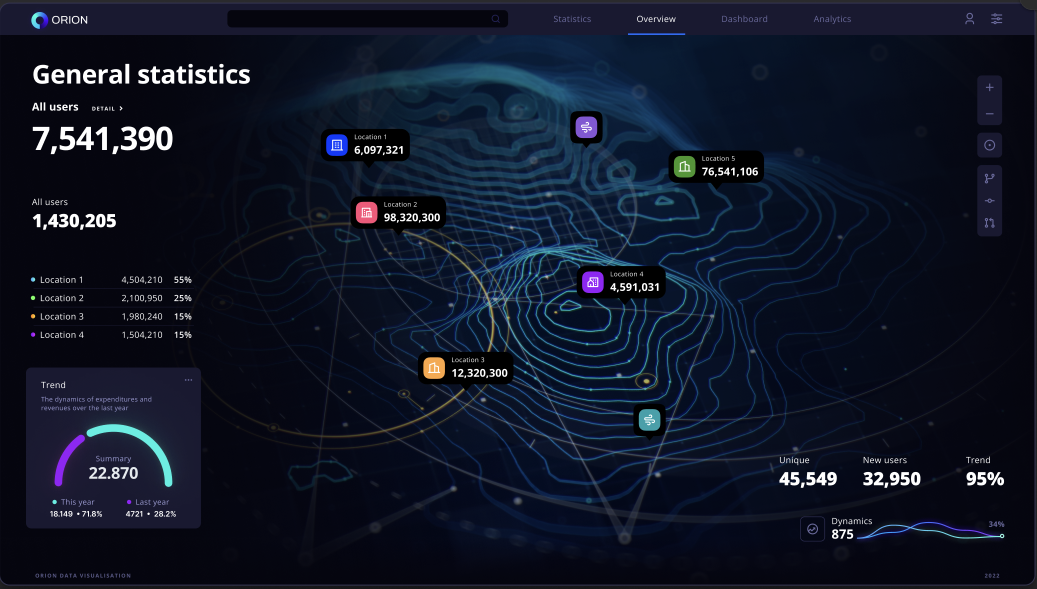
#> input picture scripts/target_design.png, 2074 x 1178 px (shown at 1/2 size)
$ python structural_analysis.py
#> lines starting #> are read from the running program, lines starting #| are printed output that depends on the picture; after the words box and inside, x2 and y2 are one past the last pixel; in counts of white or black regions, pixels touching at a corner belong together
#!/usr/bin/env python3
"""
Structural Analysis Script for Terrain Background SVG Implementation
Step 1.2: Identify major terrain features and spatial relationships
"""

import numpy as np
from PIL import Image, ImageDraw, ImageFilter
import json
import matplotlib.pyplot as plt
from sklearn.cluster import DBSCAN
from scipy import ndimage
from scipy.spatial.distance import pdist, squareform
import cv2
import os

class NumpyEncoder(json.JSONEncoder):
    """Custom JSON encoder for numpy types"""
    def default(self, obj):
        if isinstance(obj, np.integer):
            return int(obj)
        elif isinstance(obj, np.floating):
            return float(obj)
        elif isinstance(obj, np.ndarray):
            return obj.tolist()
        return super().default(obj)

def load_and_preprocess_image(image_path):
    """Load and preprocess the target design image for structural analysis"""
    image = Image.open(image_path)
    image = image.convert('RGB')

    # Convert to numpy array
    image_array = np.array(image)

    # Create grayscale version for edge detection
    gray = np.dot(image_array[...,:3], [0.2989, 0.5870, 0.1140])

    return image, image_array, gray

def detect_contour_lines(image_array, gray):
    """Detect and extract contour lines from the image"""
    # Apply edge detection to find contour lines
    # Using Canny edge detection
    edges = cv2.Canny(np.uint8(gray), 50, 150)

    # Find contours
    contours, _ = cv2.findContours(edges, cv2.RETR_EXTERNAL, cv2.CHAIN_APPROX_SIMPLE)

    # Filter contours by size and shape
    significant_contours = []
    for contour in contours:
        area = cv2.contourArea(contour)
        if area > 100:  # Filter out very small contours
            # Calculate contour properties
            perimeter = cv2.arcLength(contour, True)
            if perimeter > 0:
                circularity = 4 * np.pi * area / (perimeter * perimeter)
                significant_contours.append({
                    'contour': contour,
                    'area': area,
                    'perimeter': perimeter,
                    'circularity': circularity,
                    'centroid': tuple(np.mean(contour.reshape(-1, 2), axis=0).astype(int))
                })

    return significant_contours, edges

def identify_terrain_features(image_array, contours):
    """Identify specific terrain features from contours"""
    features = {
        'peaks': [],
        'valleys': [],
        'ridges': [],
        'major_contours': [],
        'secondary_contours': []
    }

    # Sort contours by area (largest first)
    sorted_contours = sorted(contours, key=lambda x: x['area'], reverse=True)

    for i, contour_data in enumerate(sorted_contours):
        contour = contour_data['contour']
        area = contour_data['area']
        circularity = contour_data['circularity']
        centroid = contour_data['centroid']

        # Classify based on size and shape
        if area > 5000:  # Large features
            if circularity > 0.7:  # More circular = likely peak/valley
                features['peaks'].append({
                    'type': 'peak',
                    'centroid': centroid,
                    'area': area,
                    'circularity': circularity,
                    'contour_points': contour.reshape(-1, 2).tolist(),
                    'classification': 'major'
                })
            else:  # Less circular = likely ridge
                features['ridges'].append({
                    'type': 'ridge',
                    'centroid': centroid,
                    'area': area,
                    'circularity': circularity,
                    'contour_points': contour.reshape(-1, 2).tolist(),
                    'classification': 'major'
                })
            features['major_contours'].append(contour_data)
        elif area > 1000:  # Medium features
            features['secondary_contours'].append({
                'type': 'secondary_contour',
                'centroid': centroid,
                'area': area,
                'circularity': circularity,
                'contour_points': contour.reshape(-1, 2).tolist(),
                'classification': 'secondary'
            })

    return features

def analyze_contour_density(image_array, contours):
    """Analyze contour line density patterns across the image"""
    height, width = image_array.shape[:2]

    # Create density grid
    grid_size = 50
    density_grid = np.zeros((height // grid_size + 1, width // grid_size + 1))

    # Count contours in each grid cell
    for contour_data in contours:
        centroid = contour_data['centroid']
        grid_x = min(centroid[0] // grid_size, density_grid.shape[1] - 1)
        grid_y = min(centroid[1] // grid_size, density_grid.shape[0] - 1)
        density_grid[grid_y, grid_x] += 1

    # Identify high and low density regions
    density_stats = {
        'max_density': float(np.max(density_grid)),
        'mean_density': float(np.mean(density_grid)),
        'std_density': float(np.std(density_grid)),
        'grid_size': grid_size,
        'density_map': density_grid.tolist()
    }

    return density_stats

def analyze_line_thickness(image_array, edges):
    """Analyze line thickness variations in the image"""
    # Apply distance transform to find line thicknesses
    dist_transform = cv2.distanceTransform(255 - edges, cv2.DIST_L2, 5)

    # Find non-zero regions (lines)
    line_pixels = edges > 0
    line_thicknesses = dist_transform[line_pixels]

    thickness_stats = {
        'mean_thickness': float(np.mean(line_thicknesses)) if len(line_thicknesses) > 0 else 0,
        'max_thickness': float(np.max(line_thicknesses)) if len(line_thicknesses) > 0 else 0,
        'std_thickness': float(np.std(line_thicknesses)) if len(line_thicknesses) > 0 else 0,
        'thickness_histogram': np.histogram(line_thicknesses, bins=10)[0].tolist() if len(line_thicknesses) > 0 else []
    }

    return thickness_stats

def document_spatial_relationships(features):
    """Document spatial relationships between terrain features"""
    relationships = []

    # Analyze relationships between peaks
    peaks = features['peaks']
    ridges = features['ridges']

    for i, peak1 in enumerate(peaks):
        for j, peak2 in enumerate(peaks[i+1:], i+1):
            distance = np.sqrt(
                (peak1['centroid'][0] - peak2['centroid'][0])**2 +
                (peak1['centroid'][1] - peak2['centroid'][1])**2
            )
            relationships.append({
                'type': 'peak_to_peak',
                'feature1': f'peak_{i}',
                'feature2': f'peak_{j}',
                'distance': float(distance),
                'coordinates': [peak1['centroid'], peak2['centroid']]
            })

    # Analyze peak to ridge relationships
    for i, peak in enumerate(peaks):
        for j, ridge in enumerate(ridges):
            distance = np.sqrt(
                (peak['centroid'][0] - ridge['centroid'][0])**2 +
                (peak['centroid'][1] - ridge['centroid'][1])**2
            )
            relationships.append({
                'type': 'peak_to_ridge',
                'feature1': f'peak_{i}',
                'feature2': f'ridge_{j}',
                'distance': float(distance),
                'coordinates': [peak['centroid'], ridge['centroid']]
            })

    return relationships

def create_structural_hierarchy_map(features, image_shape):
    """Create a hierarchical map of terrain features"""
    hierarchy = {
        'primary_features': [],
        'secondary_features': [],
        'micro_features': [],
        'coverage_analysis': {}
    }

    total_pixels = image_shape[0] * image_shape[1]

    # Classify features by importance/size
    all_features = features['peaks'] + features['ridges'] + features['secondary_contours']

    for feature in all_features:
        area_percentage = (feature['area'] / total_pixels) * 100

        if area_percentage > 0.5:  # Large features (>0.5% of image)
            hierarchy['primary_features'].append({
                **feature,
                'importance': 'primary',
                'area_percentage': area_percentage
            })
        elif area_percentage > 0.1:  # Medium features (0.1-0.5% of image)
            hierarchy['secondary_features'].append({
                **feature,
                'importance': 'secondary',
                'area_percentage': area_percentage
            })
        else:  # Small features (<0.1% of image)
            hierarchy['micro_features'].append({
                **feature,
                'importance': 'micro',
                'area_percentage': area_percentage
            })

    # Calculate coverage statistics
    hierarchy['coverage_analysis'] = {
        'primary_feature_count': len(hierarchy['primary_features']),
        'secondary_feature_count': len(hierarchy['secondary_features']),
        'micro_feature_count': len(hierarchy['micro_features']),
        'total_features': len(all_features),
        'primary_coverage_percent': sum(f['area_percentage'] for f in hierarchy['primary_features']),
        'secondary_coverage_percent': sum(f['area_percentage'] for f in hierarchy['secondary_features']),
        'micro_coverage_percent': sum(f['area_percentage'] for f in hierarchy['micro_features'])
    }

    return hierarchy

def create_feature_overlay_visualization(image, features, output_file='feature_overlay.png'):
    """Create a visualization overlaying identified features on the original image"""
    # Create a copy of the original image
    overlay_image = image.copy()
    draw = ImageDraw.Draw(overlay_image)

    # Define colors for different feature types
    colors = {
        'peak': (255, 0, 0, 128),      # Red for peaks
        'ridge': (0, 255, 0, 128),     # Green for ridges
        'secondary_contour': (0, 0, 255, 128)  # Blue for secondary contours
    }

    # Draw peaks
    for i, peak in enumerate(features['peaks']):
        centroid = peak['centroid']
        # Draw circle around peak
        draw.ellipse([centroid[0]-20, centroid[1]-20, centroid[0]+20, centroid[1]+20],
                     outline='red', width=3)
        draw.text((centroid[0]+25, centroid[1]), f'P{i+1}', fill='red')

    # Draw ridges
    for i, ridge in enumerate(features['ridges']):
        centroid = ridge['centroid']
        # Draw rectangle around ridge
        draw.rectangle([centroid[0]-15, centroid[1]-15, centroid[0]+15, centroid[1]+15],
                      outline='green', width=3)
        draw.text((centroid[0]+20, centroid[1]), f'R{i+1}', fill='green')

    # Draw secondary contours
    for i, contour in enumerate(features['secondary_contours'][:10]):  # Limit to first 10
        centroid = contour['centroid']
        # Draw small circle
        draw.ellipse([centroid[0]-5, centroid[1]-5, centroid[0]+5, centroid[1]+5],
                     outline='blue', width=2)

    overlay_image.save(output_file)
    return output_file

def save_structural_analysis_results(results, output_file='structural_analysis_results.json'):
    """Save all structural analysis results to JSON"""
    with open(output_file, 'w') as f:
        json.dump(results, f, indent=2, cls=NumpyEncoder)

def main():
    """Main structural analysis function"""
    image_path = 'target_design.png'

    if not os.path.exists(image_path):
        print(f"Error: {image_path} not found")
        return

    print("Starting structural analysis for terrain features...")
    print("="*60)

    # Load and preprocess image
    print("Loading and preprocessing image...")
    image, image_array, gray = load_and_preprocess_image(image_path)
#> in load_and_preprocess_image, image is the input picture: PIL image 2074x1178 RGBA; mean R, G, B, A 15.3, 21.6, 38, 255
#> in load_and_preprocess_image, `gray = np.dot(image_array[...,:3], [0.2989, 0.5870, 0.1140])`:
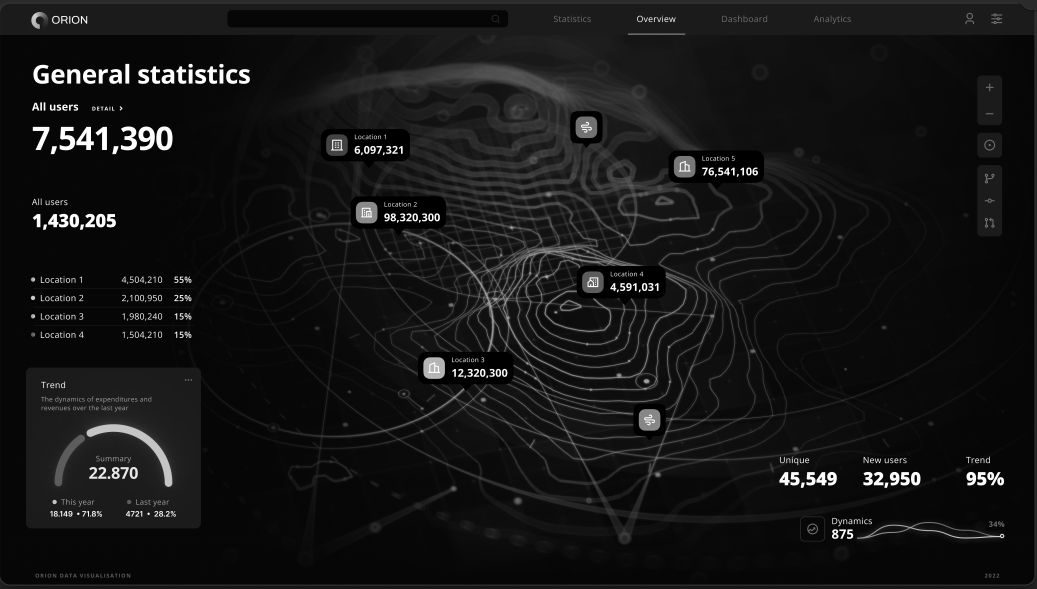
#> gray: shape (1178, 2074) float64 (shown at 1/2 size); min 0, max 255, mean 21.6

    # Detect contour lines
    print("Detecting contour lines...")
    contours, edges = detect_contour_lines(image_array, gray)
#> in detect_contour_lines, `edges = cv2.Canny(np.uint8(gray), 50, 150)`:
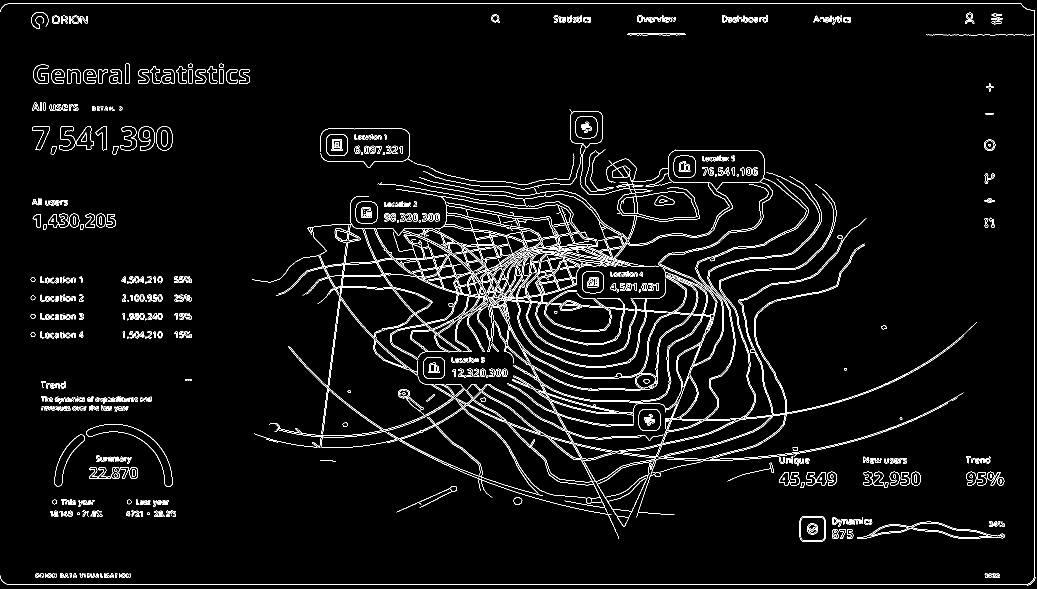
#> edges: shape (1178, 2074) (shown at 1/2 size); 3.9% white in thin lines or dots
#> in detect_contour_lines, `contours, _ = cv2.findContours(edges, cv2.RETR_EXTERNAL, cv2.CHAIN_APP..`: contours = 605 contours, 307 with area under 20; largest, box (x1, y1, x2, y2) and area: (504, 297, 1954, 1054) 237450, (1240, 382, 1395, 439) 6334, (846, 218, 1206, 379) 4136, (1714, 1043, 2009, 1078) 3658, (173, 848, 345, 974) 3570
#> the loop in detect_contour_lines, `for contour in contours:` made 605 passes
#> (area, perimeter, circularity) on passes 31, 32, 33, 39, 49, 50, 106, 110: (142, 83.46, 0.256), (110, 66.63, 0.311), (201, 59.46, 0.715), (3658, 648.2, 0.109), (119, 41.31, 0.876), (2522, 191.1, 0.868), (187, 55.11, 0.774), (182.5, 51.21, 0.874)
#> after the loop in detect_contour_lines, `for contour in contours:`: significant_contours = 92 items
#> contours = 92 items

    # Identify terrain features
    print("Identifying terrain features...")
    features = identify_terrain_features(image_array, contours)
#> the loop in identify_terrain_features, `for i, contour_data in enumerate(sorted_contours):` made 92 passes
#> (area, circularity, centroid) on passes 1 to 8: (237450.5, 0.00166, (1137, 672)), (6334.5, 0.526, (1316, 410)), (4136.5, 0.0435, (1046, 335)), (3658, 0.109, (1856, 1062)), (3570.5, 0.169, (275, 888)), (2522, 0.868, (1626, 1059)), (1777.5, 0.316, (130, 918)), (1719, 0.892, (673, 287))
#> features = 5 items

    # Analyze contour density
    print("Analyzing contour density patterns...")
    density_stats = analyze_contour_density(image_array, contours)
#> the loop in analyze_contour_density, `for contour_data in contours:` made 92 passes
#> (centroid, grid_x, grid_y) on passes 1 to 8: ((1700, 1067), 34, 21), ((1684, 1067), 33, 21), ((1670, 1065), 33, 21), ((1856, 1062), 37, 21), ((1669, 1040), 33, 20), ((1626, 1059), 32, 21), ((1035, 1001), 20, 20), ((1999, 962), 39, 19)
#> after the loop in analyze_contour_density, `for contour_data in contours:`:
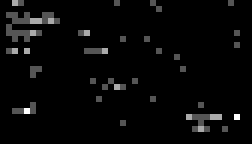
#> density_grid: shape (24, 42) float64 (shown 6 times larger); min 0, max 3, mean 0.0913; drawn with min black and max white
#> density_stats = 5 items

    # Analyze line thickness
    print("Analyzing line thickness variations...")
    thickness_stats = analyze_line_thickness(image_array, edges)
#> in analyze_line_thickness, `dist_transform = cv2.distanceTransform(255 - edges, cv2.DIST_L2, 5)`:
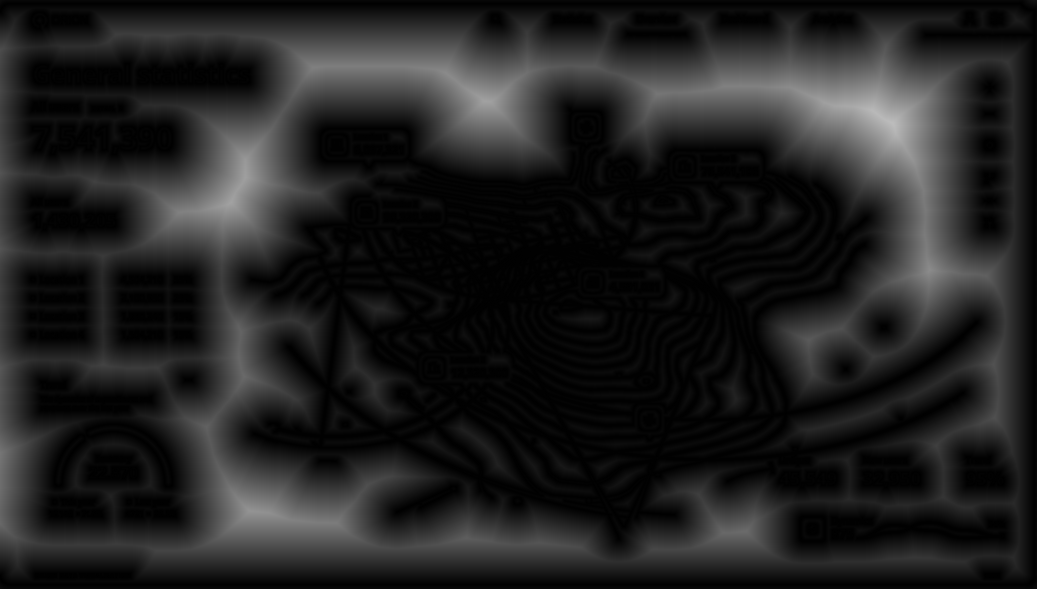
#> dist_transform: shape (1178, 2074) float32 (shown at 1/2 size); min 0, max 189.5, mean 33.3
#> in analyze_line_thickness, `thickness_stats = { 'mean_thickness': float(np.mean(line_thicknesses))..`: thickness_stats = {'mean_thickness': 0, 'max_thickness': 0, 'std_thickness': 0, 'thickness_histogram': [0, 0, 0, 0, 0, 95346, 0, 0, 0, 0]}

    # Document spatial relationships
    print("Documenting spatial relationships...")
    relationships = document_spatial_relationships(features)
#> in document_spatial_relationships, `peaks = features['peaks']`: peaks = []
#> in document_spatial_relationships, `ridges = features['ridges']`: ridges = 2 items
#> after the loop in document_spatial_relationships, `for i, peak1 in enumerate(peaks):`: relationships = []
#> relationships = []

    # Create structural hierarchy map
    print("Creating structural hierarchy map...")
    hierarchy = create_structural_hierarchy_map(features, image_array.shape)
#> in create_structural_hierarchy_map, `all_features = features['peaks'] + features['ridges'] + features['seco..`: all_features = 14 items
#> the loop in create_structural_hierarchy_map, `for feature in all_features:` made 14 passes
#> area_percentage on passes 1 to 8: 9.72, 0.259, 0.169, 0.15, 0.146, 0.103, 0.0728, 0.0704

    # Create feature overlay visualization
    print("Creating feature overlay visualization...")
    overlay_file = create_feature_overlay_visualization(image, features)
#> the loop in create_feature_overlay_visualization, `for i, ridge in enumerate(features['ridges']):` made 2 passes
#> centroid on passes 1 to 2: (1137, 672), (1316, 410)
#> the loop in create_feature_overlay_visualization, `for i, contour in enumerate(features['secondary_contours'][:10]):` made 10 passes
#> centroid on passes 1 to 8: (1046, 335), (1856, 1062), (275, 888), (1626, 1059), (130, 918), (673, 287), (1296, 841), (866, 737)
#> overlay_file = 'feature_overlay.png'

    # Compile all results
    results = {
        'image_properties': {
            'width': image_array.shape[1],
            'height': image_array.shape[0],
            'channels': image_array.shape[2] if len(image_array.shape) > 2 else 1
        },
        'terrain_features': features,
        'density_analysis': density_stats,
        'thickness_analysis': thickness_stats,
        'spatial_relationships': relationships,
        'structural_hierarchy': hierarchy,
        'analysis_summary': {
            'total_contours_detected': len(contours),
            'major_features_identified': len(features['peaks']) + len(features['ridges']),
            'secondary_features_identified': len(features['secondary_contours']),
            'coverage_percentage': hierarchy['coverage_analysis']['primary_coverage_percent'] +
                                 hierarchy['coverage_analysis']['secondary_coverage_percent']
        }
    }

    # Save results
    print("Saving structural analysis results...")
    save_structural_analysis_results(results)

    # Print summary
    print("\n" + "="*60)
    print("STRUCTURAL ANALYSIS SUMMARY - STEP 1.2")
    print("="*60)

    print(f"\nTerrain Features Identified:")
    print(f"  Peaks: {len(features['peaks'])}")
#|   Peaks: 0
    print(f"  Ridges: {len(features['ridges'])}")
#|   Ridges: 2
    print(f"  Secondary Contours: {len(features['secondary_contours'])}")
#|   Secondary Contours: 12
    print(f"  Total Major Features: {len(features['peaks']) + len(features['ridges'])}")
#|   Total Major Features: 2

    print(f"\nContour Analysis:")
    print(f"  Total Contours Detected: {len(contours)}")
#|   Total Contours Detected: 92
    print(f"  Average Density: {density_stats['mean_density']:.2f} contours per grid cell")
#|   Average Density: 0.09 contours per grid cell
    print(f"  Maximum Density: {density_stats['max_density']:.0f} contours per grid cell")
#|   Maximum Density: 3 contours per grid cell

    print(f"\nLine Thickness Analysis:")
    print(f"  Mean Thickness: {thickness_stats['mean_thickness']:.2f} pixels")
#|   Mean Thickness: 0.00 pixels
    print(f"  Max Thickness: {thickness_stats['max_thickness']:.2f} pixels")
#|   Max Thickness: 0.00 pixels
    print(f"  Thickness Variation: {thickness_stats['std_thickness']:.2f} pixels")
#|   Thickness Variation: 0.00 pixels

    print(f"\nSpatial Relationships:")
    print(f"  Feature Relationships Documented: {len(relationships)}")
#|   Feature Relationships Documented: 0

    print(f"\nCoverage Analysis:")
    coverage = hierarchy['coverage_analysis']
#> coverage = {'primary_feature_count': 1, 'secondary_feature_count': 5, 'micro_feature_count': 8, 'total_features': 14, 'primary_coverage_percent': 9.72, 'secondary_coverage_percent': 0.828, 'micro_coverage_percent': 0.496}
    print(f"  Primary Features Coverage: {coverage['primary_coverage_percent']:.2f}%")
#|   Primary Features Coverage: 9.72%
    print(f"  Secondary Features Coverage: {coverage['secondary_coverage_percent']:.2f}%")
#|   Secondary Features Coverage: 0.83%
    print(f"  Total Mapped Coverage: {coverage['primary_coverage_percent'] + coverage['secondary_coverage_percent']:.2f}%")
#|   Total Mapped Coverage: 10.55%

    print(f"\nFiles Generated:")
    print(f"  📄 Analysis Results: structural_analysis_results.json")
    print(f"  🎨 Feature Overlay: {overlay_file}")
#|   🎨 Feature Overlay: feature_overlay.png

    print(f"\n✅ STEP 1.2 QA CHECKPOINT:")
    print("  ✓ Major terrain features identified")
    print("  ✓ Contour line density patterns mapped")
    print("  ✓ Line thickness variations analyzed")
    print("  ✓ Spatial relationships documented")
    print("  ✓ Structural hierarchy map created")
    print("  ✓ Feature overlay visualization generated")

    coverage_percent = coverage['primary_coverage_percent'] + coverage['secondary_coverage_percent']
#> coverage_percent = 10.55
    if coverage_percent >= 90:
        print(f"  ✓ Coverage requirement met: {coverage_percent:.1f}% >= 90%")
    else:
        print(f"  ⚠ Coverage below target: {coverage_percent:.1f}% < 90%")
#|   ⚠ Coverage below target: 10.5% < 90%

    print(f"\n🎯 Next Step: Proceed to Step 1.3 - Component Categorization")
    print("    Use identified features to create component layer breakdown")

if __name__ == "__main__":
    main()
